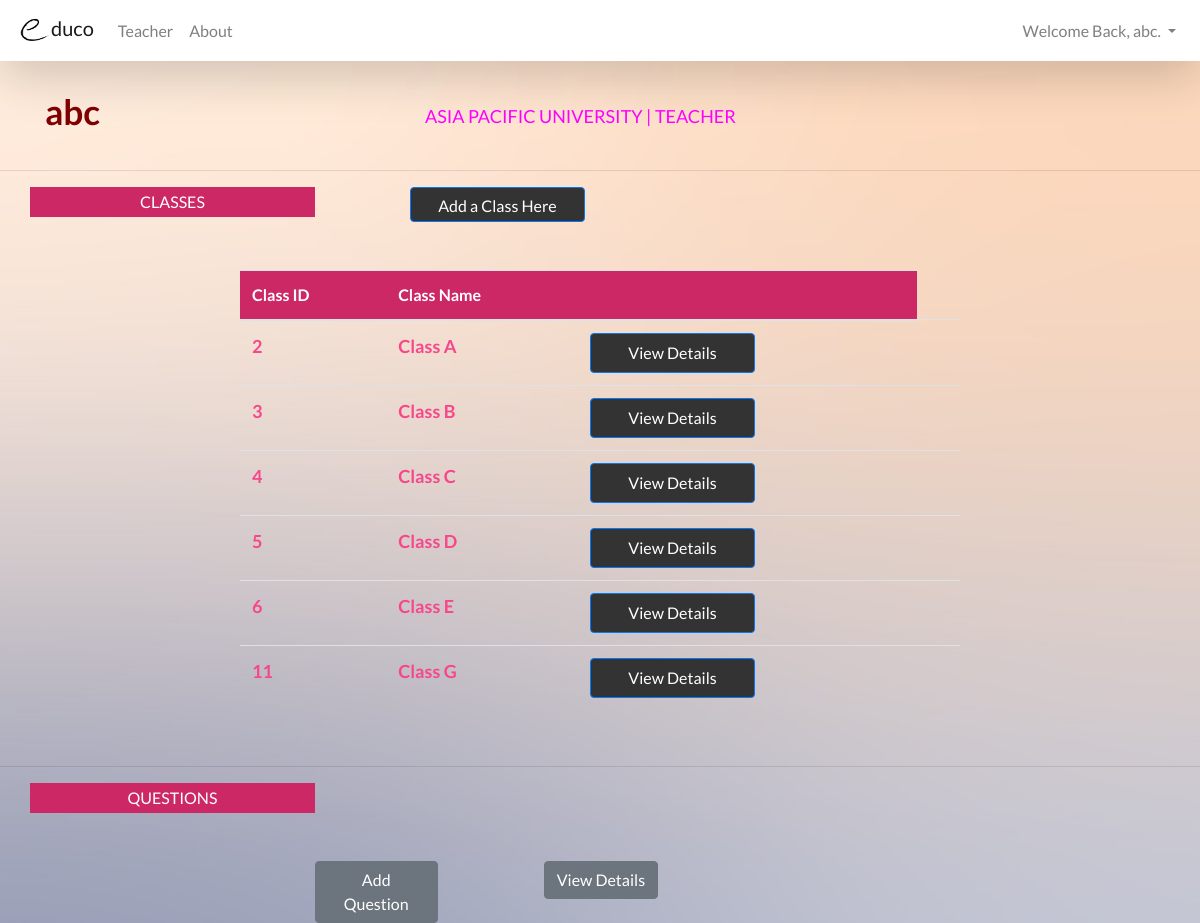
Before: /website/teacher/teacher_menu.php (signed in) with the older database file.
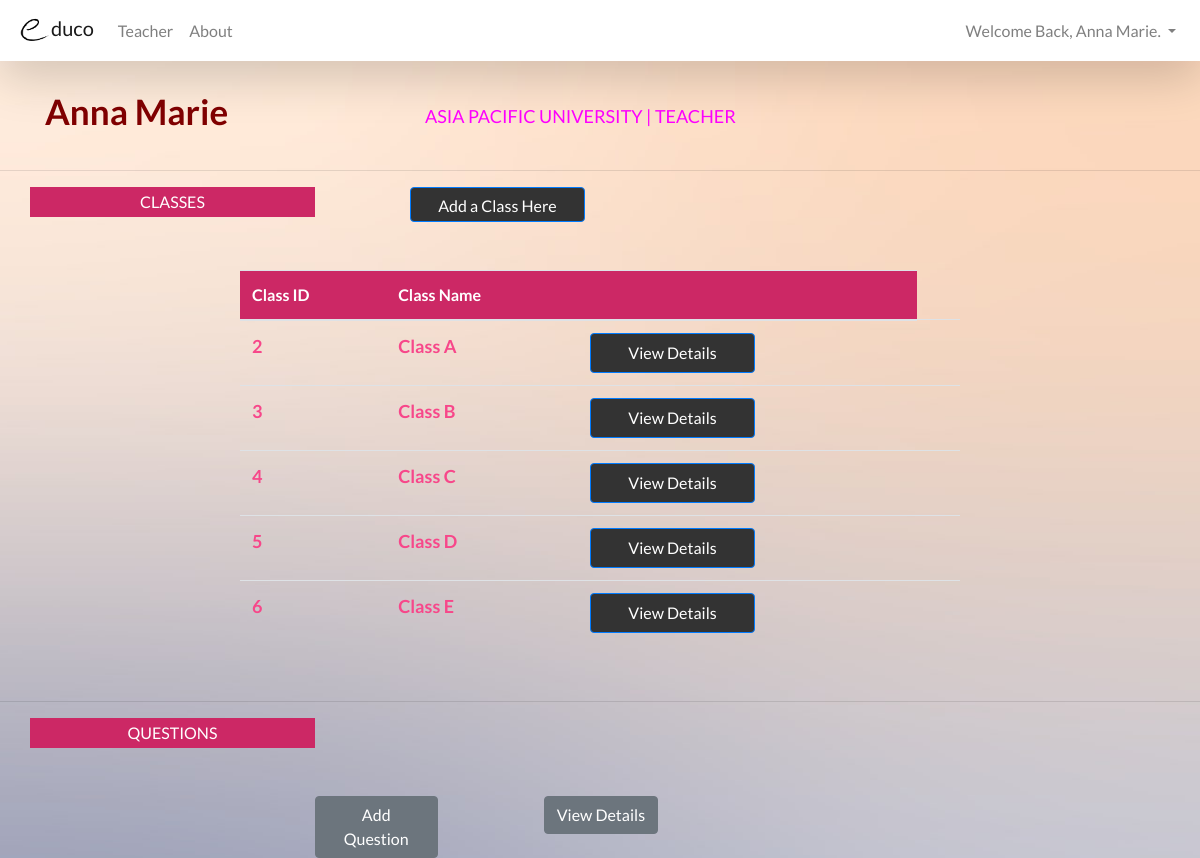
After: the same page with the newer database file.
### tables this page shows
CREATE TABLE IF NOT EXISTS `class` (
  `C_No` int(10) NOT NULL AUTO_INCREMENT,
  `T_ID` int(10) NOT NULL,
  `C_Name` varchar(25) NOT NULL,
  PRIMARY KEY (`C_No`)
);

### website/teacher/teacher_menu.php (the view, shortened to what this page needs)
<!DOCTYPE html>
<html>
<head>
<?php include($_SERVER["DOCUMENT_ROOT"].'/template/header.php'); ?>
</head>
<body>
<?php include($_SERVER["DOCUMENT_ROOT"].'/template/teachernavbar.php'); ?>
<br/>
<div class="container">
  <div class="row">
    <div class="col-sm-4">
      <p class="text-center" style="font-size: 35px; color: maroon; float: left; font-weight: bold;">
      <?php echo $_SESSION['user']; ?>
      </p>
    </div>
    <div class="col-sm-8">
      <p class="text-center" style="font-size: 18px; color: fuchsia; padding-top: 18px; float: left;">
      ASIA PACIFIC UNIVERSITY | TEACHER
      </p>
    </div>
  </div>
</div>
<hr/>
<div class="container">
  <div class="row">
    <div class="col-3" style="background-color: #CC2865; color: white; text-align: center; padding-top: 3px; height: 30px;">
      <p>CLASSES</p>
    </div>
    <div class="col-3">
      <button style="width: 175px; height: 35px; background-color: #333333; float: right;" type="submit" class="btn btn-primary" data-toggle="modal" data-target="#addclass">Add a Class Here</button>
    </div>
  </div>
</div>
<br/><br/>
<table class="table table-hover" style="margin-left: 20%; width: 60%;">
  <thead>
    <tr style="background-color: #CC2865; color: white;">
      <th>Class ID</th>
      <th>Class Name</th>
      <th></th>
    </tr>
  </thead>
  <tbody style="color: #F7478A; font-size: 18px; font-weight: bold;">
<?php
$conn = mysqli_connect('localhost','root','','educo');
$username = $_SESSION['user'];
$sql = "SELECT C_No,C_Name FROM class WHERE T_ID =
        (SELECT U_ID FROM users WHERE Name = '$username')";
$result = mysqli_query($conn, $sql);
while($row = mysqli_fetch_array($result))
{
  echo "<tr>";
  echo "<td>" . $row['C_No'] . "</td>";
  echo "<td>" . $row['C_Name'] . "</td>";
  echo "<td>";
  echo "<button class= 'btn btn-primary' style='width: 165px; height: 40px; color: white;
        background-color:#333333;' onclick=\"window.location.href='class_details.php?id=".$row['C_No']."'\">View Details</button></td>";
  echo "<td>";
  echo "</tr>";
  }
  echo "</table>";
?>
<br/>
<hr/>
<div class="container">
  <div class="row">
    <div class="col-sm-3" style="background-color: #CC2865; color: white; text-align: center; padding-top: 3px; height: 30px;">
      <p>QUESTIONS</p>
    </div>
  </div>
</div>
<br/><br/>
<div class="row" style="margin-left: 25%;">
  <div class="col-2">
    <button type="submit" onclick="window.location.href='add_question_teacher.php'" class="btn btn-secondary">Add Question</button>
  </div>
  <div class="col-1">
  </div>
  <div class="col-2">
    <button type="submit" onclick="window.location.href='view_questions.php'" class="btn btn-secondary">View Details</button>
  </div>
</body>
</html>

### template/teachernavbar.php (shortened to what this page needs)
<nav class="navbar navbar-expand-lg navbar-light bg-white shadow-lg sticky-top" style="background-color: #e3f2fd;">
  <a class="navbar-brand" href="teacher_menu.php"><img src="/Pictures/e.png" height="35" width="35">duco</a>
  <div class="collapse navbar-collapse" id="navbarNavDropdown">
    <ul class="navbar-nav mr-auto">
      <li class="nav-item">
        <a class="nav-link" href="teacher_menu.php">Teacher</a>
      </li>
      <li class="nav-item">
        <a class="nav-link" href="/website/general/aboutus.php">About</a>
      </li>
    </ul>
    <ul class="navbar-nav">
      <li class="nav-item dropdown">
        <a class="nav-link dropdown-toggle" href="#" id="navbarDropdownMenuLink" role="button" data-toggle="dropdown" aria-haspopup="true" aria-expanded="false">
          Welcome Back, <?php echo $_SESSION['user']; ?>.
        </a>
      </li>
    </ul>
  </div>
</nav>

Changed rows visible on the page:
removed class: C_No "11", C_Name "Class G"
Other visible differences:
$_SESSION['user']: "abc" → "Anna Marie"
